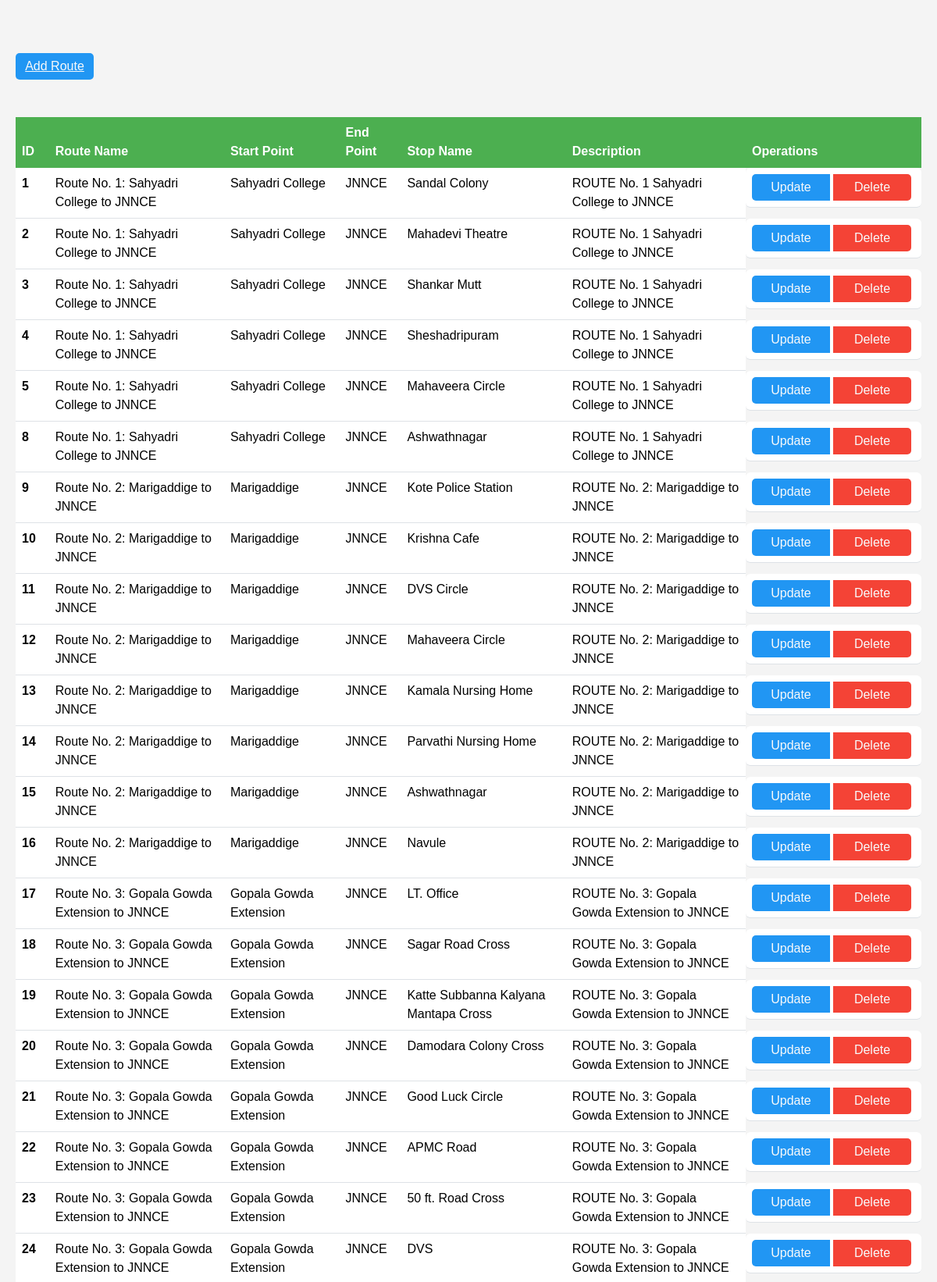
Screenshot of /display.php (upper part) with the database file from the repository.
### tables this page shows
CREATE TABLE `routes` (
  `RouteName` varchar(100) DEFAULT NULL,
  `StartPoint` varchar(100) DEFAULT NULL,
  `EndPoint` varchar(100) DEFAULT NULL,
  `StopName` varchar(100) DEFAULT NULL,
  `Description` varchar(100) DEFAULT NULL,
  `id` int(11) NOT NULL
);

### display.php (the view, shortened to what this page needs)
<!DOCTYPE html>
<html lang="en">
<head>
    <link href="https://cdn.jsdelivr.net/npm/bootstrap@5.3.2/dist/css/bootstrap.min.css" rel="stylesheet"
>
</head>
<body>
    <div class="container">
        <button class="btn btn-primary my-5">
            <a href="insert_route.php" class="text-light">Add Route</a>
        </button>
        <table class="table">
            <thead>
                <tr>
                    <th scope="col">ID</th>
                    <th scope="col">Route Name</th>
                    <th scope="col">Start Point</th>
                    <th scope="col">End Point</th>
                    <th scope="col">Stop Name</th>
                    <th scope="col">Description</th>
                    <th scope="col">Operations</th>
                </tr>
            </thead>
            <tbody>
                <?php
                include 'connect.php';
                $sql = "SELECT * FROM `routes`";
                $result = mysqli_query($con, $sql);
                if ($result) {
                    while ($row = mysqli_fetch_assoc($result)) {
                        $id = $row['id'];
                        $routeName = $row['RouteName'];
                        $startPoint = $row['StartPoint'];
                        $endPoint = $row['EndPoint'];
                        $stopName = $row['StopName'];
                        $description = $row['Description'];
                        echo '
                            <tr>
                                <th scope="row">' . $id . '</th>
                                <td>' . $routeName . '</td>
                                <td>' . $startPoint . '</td>
                                <td>' . $endPoint . '</td>
                                <td>' . $stopName . '</td>
                                <td>' . $description . '</td>
                                <td class="btn-group">
                                    <button class="btn btn-primary"><a href="update.php?updateid=' . $id . '" class="text-light">Update</a></button>
                                    <button class="btn btn-danger"><a href="delete.php?deleteid=' . $id . '" class="text-light">Delete</a></button>
                                </td>
                            </tr>';
                    }
                }
                ?>
            </tbody>
        </table>
    </div>
</body>
</html>

### display.php (style rules this page uses)
body { font-family: Arial, sans-serif; background-color: #f4f4f4; margin: 0; padding: 0; box-sizing: border-box; }
.container { max-width: 1200px; margin: 0 auto; padding: 20px; }
.btn { padding: 5px 10px; margin-right: 5px; border-radius: 5px; display: inline-block; }
.table thead th { background-color: #4CAF50; color: white; border-color: #4CAF50; }
.btn-primary, .btn-danger { transition: background-color 0.3s ease; min-width: 100px; border: none; }
.btn-group { display: flex; align-items: center; }
.btn-group a { text-decoration: none; color: white; }
.btn-primary { background-color: #2196F3; }
.btn-danger { background-color: #F44336; }

### rows the page displays
routes: id "1", RouteName "Route No. 1: Sahyadri College to JNNCE", StartPoint "Sahyadri College", EndPoint "JNNCE", StopName "Sandal Colony", Description "ROUTE No. 1 Sahyadri College to JNNCE"
routes: id "2", RouteName "Route No. 1: Sahyadri College to JNNCE", StartPoint "Sahyadri College", EndPoint "JNNCE", StopName "Mahadevi Theatre", Description "ROUTE No. 1 Sahyadri College to JNNCE"
routes: id "3", RouteName "Route No. 1: Sahyadri College to JNNCE", StartPoint "Sahyadri College", EndPoint "JNNCE", StopName "Shankar Mutt", Description "ROUTE No. 1 Sahyadri College to JNNCE"
routes: id "4", RouteName "Route No. 1: Sahyadri College to JNNCE", StartPoint "Sahyadri College", EndPoint "JNNCE", StopName "Sheshadripuram", Description "ROUTE No. 1 Sahyadri College to JNNCE"
routes: id "5", RouteName "Route No. 1: Sahyadri College to JNNCE", StartPoint "Sahyadri College", EndPoint "JNNCE", StopName "Mahaveera Circle", Description "ROUTE No. 1 Sahyadri College to JNNCE"
routes: id "8", RouteName "Route No. 1: Sahyadri College to JNNCE", StartPoint "Sahyadri College", EndPoint "JNNCE", StopName "Ashwathnagar", Description "ROUTE No. 1 Sahyadri College to JNNCE"
routes: id "9", RouteName "Route No. 2: Marigaddige to JNNCE", StartPoint "Marigaddige", EndPoint "JNNCE", StopName "Kote Police Station", Description "ROUTE No. 2: Marigaddige to JNNCE"
routes: id "10", RouteName "Route No. 2: Marigaddige to JNNCE", StartPoint "Marigaddige", EndPoint "JNNCE", StopName "Krishna Cafe", Description "ROUTE No. 2: Marigaddige to JNNCE"
routes: id "11", RouteName "Route No. 2: Marigaddige to JNNCE", StartPoint "Marigaddige", EndPoint "JNNCE", StopName "DVS Circle", Description "ROUTE No. 2: Marigaddige to JNNCE"
routes: id "12", RouteName "Route No. 2: Marigaddige to JNNCE", StartPoint "Marigaddige", EndPoint "JNNCE", StopName "Mahaveera Circle", Description "ROUTE No. 2: Marigaddige to JNNCE"
routes: id "13", RouteName "Route No. 2: Marigaddige to JNNCE", StartPoint "Marigaddige", EndPoint "JNNCE", StopName "Kamala Nursing Home", Description "ROUTE No. 2: Marigaddige to JNNCE"
routes: id "14", RouteName "Route No. 2: Marigaddige to JNNCE", StartPoint "Marigaddige", EndPoint "JNNCE", StopName "Parvathi Nursing Home", Description "ROUTE No. 2: Marigaddige to JNNCE"
routes: id "15", RouteName "Route No. 2: Marigaddige to JNNCE", StartPoint "Marigaddige", EndPoint "JNNCE", StopName "Ashwathnagar", Description "ROUTE No. 2: Marigaddige to JNNCE"
routes: id "16", RouteName "Route No. 2: Marigaddige to JNNCE", StartPoint "Marigaddige", EndPoint "JNNCE", StopName "Navule", Description "ROUTE No. 2: Marigaddige to JNNCE"
routes: id "17", RouteName "Route No. 3: Gopala Gowda Extension to JNNCE", StartPoint "Gopala Gowda Extension", EndPoint "JNNCE", StopName "LT. Office", Description "ROUTE No. 3: Gopala Gowda Extension to JNNCE"
routes: id "18", RouteName "Route No. 3: Gopala Gowda Extension to JNNCE", StartPoint "Gopala Gowda Extension", EndPoint "JNNCE", StopName "Sagar Road Cross", Description "ROUTE No. 3: Gopala Gowda Extension to JNNCE"
routes: id "19", RouteName "Route No. 3: Gopala Gowda Extension to JNNCE", StartPoint "Gopala Gowda Extension", EndPoint "JNNCE", StopName "Katte Subbanna Kalyana Mantapa Cross", Description "ROUTE No. 3: Gopala Gowda Extension to JNNCE"
routes: id "20", RouteName "Route No. 3: Gopala Gowda Extension to JNNCE", StartPoint "Gopala Gowda Extension", EndPoint "JNNCE", StopName "Damodara Colony Cross", Description "ROUTE No. 3: Gopala Gowda Extension to JNNCE"
routes: id "21", RouteName "Route No. 3: Gopala Gowda Extension to JNNCE", StartPoint "Gopala Gowda Extension", EndPoint "JNNCE", StopName "Good Luck Circle", Description "ROUTE No. 3: Gopala Gowda Extension to JNNCE"
routes: id "22", RouteName "Route No. 3: Gopala Gowda Extension to JNNCE", StartPoint "Gopala Gowda Extension", EndPoint "JNNCE", StopName "APMC Road", Description "ROUTE No. 3: Gopala Gowda Extension to JNNCE"
routes: id "23", RouteName "Route No. 3: Gopala Gowda Extension to JNNCE", StartPoint "Gopala Gowda Extension", EndPoint "JNNCE", StopName "50 ft. Road Cross", Description "ROUTE No. 3: Gopala Gowda Extension to JNNCE"
routes: id "24", RouteName "Route No. 3: Gopala Gowda Extension to JNNCE", StartPoint "Gopala Gowda Extension", EndPoint "JNNCE", StopName "DVS", Description "ROUTE No. 3: Gopala Gowda Extension to JNNCE"
